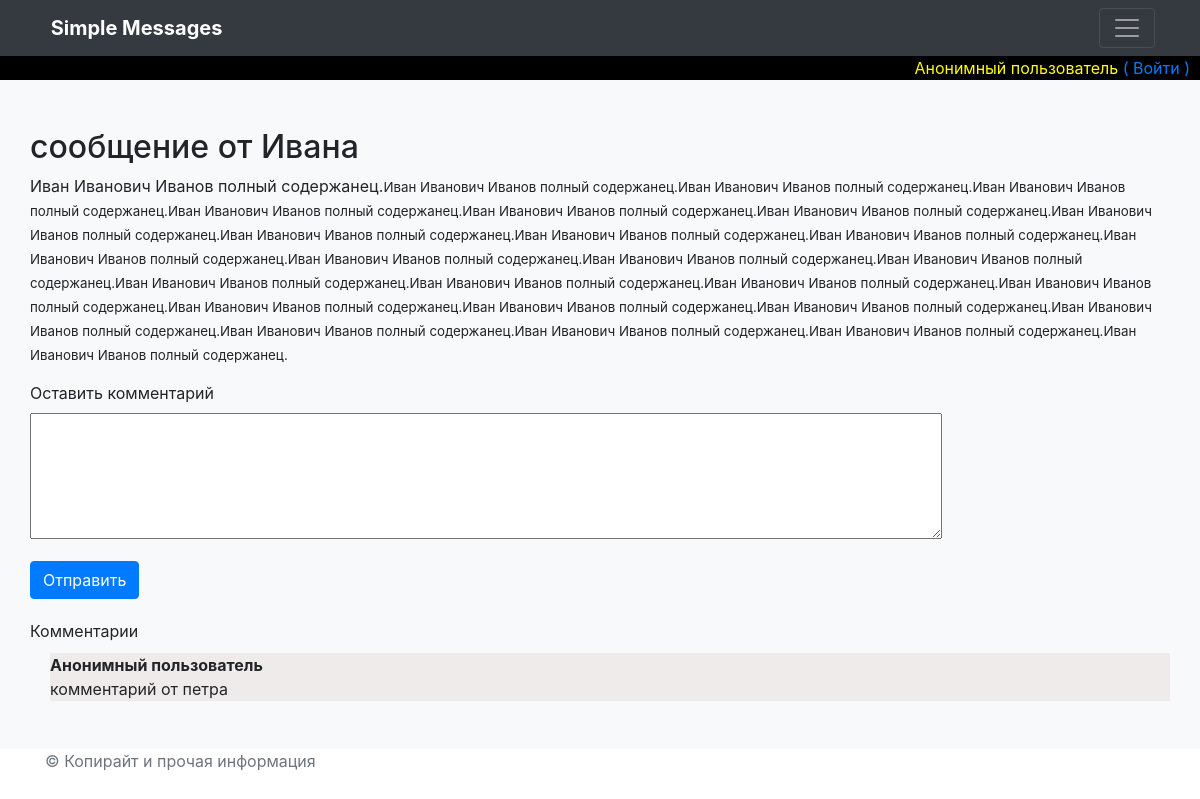
/messages/fullview?id=603, run on the app's committed database.
### tables this page shows
CREATE TABLE `users` (
  `id` int(11) NOT NULL,
  `name` varchar(255) NOT NULL,
  `login` varchar(50) NOT NULL,
  `email` varchar(100) DEFAULT NULL,
  `created` timestamp NOT NULL DEFAULT CURRENT_TIMESTAMP,
  `updated` timestamp NOT NULL DEFAULT '0000-00-00 00:00:00' ON UPDATE CURRENT_TIMESTAMP
);

CREATE TABLE `messages` (
  `id` int(11) NOT NULL,
  `user_id` int(11) NOT NULL,
  `title` varchar(255) NOT NULL,
  `summary_content` text NOT NULL,
  `full_content` text NOT NULL,
  `created` timestamp NOT NULL DEFAULT CURRENT_TIMESTAMP,
  `updated` timestamp NOT NULL DEFAULT '0000-00-00 00:00:00' ON UPDATE CURRENT_TIMESTAMP
);

CREATE TABLE `comments` (
  `id` int(11) NOT NULL,
  `user_id` int(11) NOT NULL,
  `message_id` int(11) NOT NULL,
  `content` text NOT NULL,
  `created` timestamp NOT NULL DEFAULT CURRENT_TIMESTAMP,
  `updated` timestamp NOT NULL DEFAULT '0000-00-00 00:00:00' ON UPDATE CURRENT_TIMESTAMP
);

### controllers/MessagesController.php (called while the page is built, shortened)
<?php
class MessagesController extends BaseController{
    public function fullview($args){
        if (isset($args['id'])){
            $model = new MessagesModel();
            $message = $model->getById($args['id']);
            $comments=$model->listComments($args['id']);
            require(\Messages\DOC_ROOT.'/templates/message.php');
            $content=ob_get_contents();
            return $content;
        }
    }
}

### Router.php (called while the page is built, shortened)
<?php
class Router
{
    protected  $routes=[];
    protected function getCurrentUri() {
        $uri = $_SERVER['REQUEST_URI'];
        if(strpos($uri,'?') >0){
            $uri = substr($uri,0,strpos($uri,'?'));
        }
        return trim($uri,'/');
    }
    public function route( $route, $controller, $action ){
        $this->routes = array_merge( $this->routes, [$route=>[$controller,$action]]);
    }
    protected function executeAction( $destination,$args ){
        $controller = trim($destination[0],'/');
        $action = trim($destination[1],'/');
        $class_name="Messages\\Controllers\\".$controller;
        if (class_exists($class_name)){
            $instance=new $class_name();
            return call_user_func( [$instance, $action], $args );
        }
    }
    public function dispatch(){
        $current_uri = $this->getCurrentUri();
        foreach ($this->routes as $route=>$destination){
            $route=trim($route,'/');
            if ( $current_uri == $route ){
                return $this->executeAction( $destination, $_REQUEST );
            }
        }
        return "Извините, указанная страница не найдена";
    }
}

### index.php (called while the page is built, shortened)
<?php
$router = new Router();
$router->route("/messages/view",'MessagesController','view');
$router->route("/messages/fullview",'MessagesController','fullview');
$router->route("/messages/create",'MessagesController','createMessage');
$router->route("/messages/edit",'MessagesController','editMessage');
$router->route("/",'MessagesController','view');
$router->route("/auth/login",'AuthController','login');
$router->route("/auth/logout",'AuthController','logout');
$router->route("/comments/add",'MessagesController','addComment');
$content = $router->dispatch();
$model = new AuthModel();
if ($model->is_auth()){
    $user=$model->getSessionUser();
}else{
    $user=$model->getAnonymousUser();
}
require('templates/page.php');

### config.php (called while the page is built)
<?php
$config=[
    'db'=>[
        'host'=>'localhost',
        'database'=>'messages',
        'user'=>'root',
        'password'=>'Lg1257DHm5'
    ]
];

### models/BaseModel.php (called while the page is built, shortened)
<?php
class BaseModel{
    public function __construct(){
        require(__DIR__.'/../config.php');
        $this->db = new \mysqli($config['db']['host'], $config['db']['user'], $config['db']['password'], $config['db']['database']);
    }
}

### models/MessagesModel.php (called while the page is built, shortened)
<?php
class MessagesModel extends BaseModel{
    public function getById($id){
        $sql="select * from messages where id={$id}";
        $result = $this->db->query($sql);
        $row=$result->fetch_object();
        $row->summary_content=htmlspecialchars_decode($row->summary_content);
        $row->full_content=htmlspecialchars_decode($row->full_content);
        return $row;
    }
    public function listComments($id){
        $sql="select * from comments  join users on comments.user_id=users.id where message_id={$id}";
        $result = $this->db->query($sql);
        $data=array();
        while ($row=$result->fetch_object()){
            $data[]=$row;
        }
        return $data;
    }
}

### models/AuthModel.php (called while the page is built, shortened)
<?php
class AuthModel extends BaseModel{
    public function getAnonymousUser(){
        $model = new UserModel();
        $user = $model->getUserByLoginOrEmail('anonymous');
        return $user;
    }
}

### models/UserModel.php (called while the page is built, shortened)
<?php
class UserModel extends BaseModel{
    public function getUserByLoginOrEmail($str){
        $sql="select * from users where login='{$str}' or email='{$str}'";
        $result = $this->db->query($sql);
        return $result->fetch_object();
    }
}

### templates/message.php (the view, shortened to what this page needs)
<h2><?PHP echo $message->title; ?></h2>
<div>
    <?PHP echo $message->full_content ?>
</div>
<div class="comments-container">
    <div class="form-group">
        <label for="comment">Оставить комментарий</label><br>
        <textarea id="comment" rows="5"></textarea>
    </div>
    <div>
        <button class="btn btn-primary" onclick="addComment(<?PHP echo $message->id?>);">Отправить</button>
    </div>
    <div class="comments-list">
        <div>Комментарии</div>
        <div class="list">
            <?PHP foreach($comments as $comment) { ?>
                <div class="comment">
                    <div class="comments-author"><strong><?PHP echo $comment->name; ?></strong></div>
                    <div class="comment-body">
                        <?PHP echo trim($comment->content); ?>
                    </div>
                </div>
            <?PHP } ?>
        </div>
    </div>
</div>

### templates/page.php (shortened to what this page needs)
<!doctype html>
<html lang="en">
<head>
    <link href="/vendor/bootstrap/bootstrap.min.css" rel="stylesheet">
    <link href="/vendor/iconic/css/open-iconic-bootstrap.min.css" rel="stylesheet">
    <link href="/style.css" rel="stylesheet">
    <link rel="stylesheet" href="/vendor/cleditor1_4_5/jquery.cleditor.css">
</head>
<body>
<header>
    <div class="navbar navbar-dark bg-dark box-shadow">
        <div class="container d-flex justify-content-between">
            <a href="/messages/view" class="navbar-brand d-flex align-items-center">
                <strong>Simple Messages</strong>
            </a>
            <button class="navbar-toggler" type="button" data-toggle="collapse" data-target="#navbarHeader" aria-controls="navbarHeader" aria-expanded="false" aria-label="Toggle navigation">                <span class="navbar-toggler-icon"></span>
            </button>
        </div>
    </div>
    <div class="login_panel">
        <span class="user_name"><?PHP echo $user->name ?></span>
        <?PHP if ($user->login !='anonymous') {?>
            <a href="/logout.php">( Выйти )</a>
        <?PHP }else { ?>
            <a href="/auth/login">( Войти )</a>
        <?PHP } ?>
    </div>
</header>
<main role="main">
    <div class="album py-5 bg-light">
        <div class="container">
            <div class="row">
                    <?PHP print($content);?>
            </div>
        </div>
    </div>
</main>
<footer class="text-muted">
    <div class="container">
        <p>&copy; Копирайт и прочая информация</p>
    </div>
</footer>
</body>
</html>

### style.css (style rules this page uses)
.login_panel { background-color: black; width:100%; text-align: right; padding-right:10px; }
.login_panel .user_name { color:yellow; }
.comments-container { margin-top:15px; width:100%; }
.comments-container textarea { width:80%; }
.comments-list { margin-top:20px; }
.comments-list .list { margin-left:20px; }
.comments-list .list .comment { margin-top:10px; }
.comment { background-color: #efebeb; }

### data on the page
users: name "Анонимный пользователь"
messages: title "сообщение от Ивана", full_content "Иван Иванович Иванов полный содержанец. Иван Иванович Иванов полный содержанец. Иван Иванович Иванов полный содержанец. Иван Иванович Иванов полный содержанец. Иван Иванович Иванов полный содержанец. Иван Иванович Иванов полный содержанец. Иван Иванович Иванов полный содержанец. Иван Иванович Иванов полный содержанец. Иван Иванович Иванов полный содержанец. Иван Иванович Иванов полный содержанец. Иван Иванович Иванов полный содержанец. Иван Иванович Иванов полный содержанец. Иван Иванович Иванов полный содержанец. Иван Иванович Иванов полный содержанец. Иван Иванович Иванов полный содержанец. Иван Иванович Иванов полный содержанец. Иван Иванович Иванов полный содержанец. Иван Иванович…"
comments: user.name "Анонимный пользователь", content "комментарий от петра"
